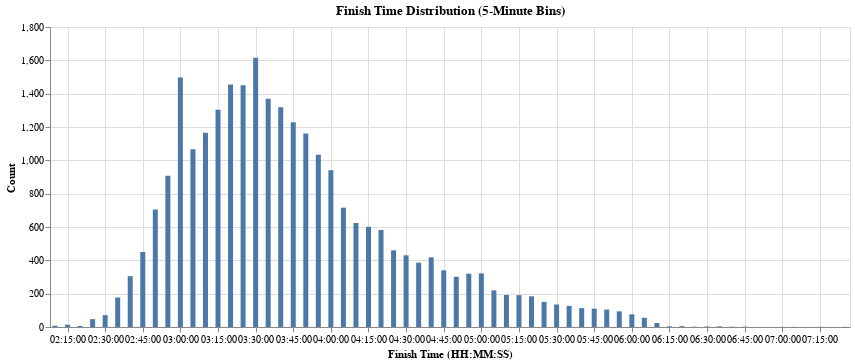

Source (notebook cell):
### Code cell
# Convert to datetime64[ns]
df["fake_finish"] = pd.to_datetime(df["finish_net_sec"], unit="s", origin="1970-01-01")

#  Group timestamps into 5-minute bins
df["binned_time"] = df["fake_finish"].dt.ceil("5min")  # Rounds down to nearest 5 min

#  Count occurrences per bin
grouped_df = df.groupby("binned_time").size().reset_index(name="count")

#  Create Altair bar chart (looks like a histogram)
alt_fig = alt.Chart(grouped_df).mark_bar().encode(
    x=alt.X("binned_time:T", title="Finish Time (HH:MM:SS)", axis=alt.Axis(format="%H:%M:%S")),  # X-axis is timestamp
    y=alt.Y("count:Q", title="Count"),
    tooltip=[
        alt.Tooltip("binned_time:T", title="Binned Time", format="%H:%M:%S"),
        alt.Tooltip("count:Q", title="Count")
    ]
).properties(
    title="Finish Time Distribution (5-Minute Bins)",
    width=800
).interactive()

alt_fig

### Figure 1 — Vega-Lite specification as saved in the notebook (floating-point values rounded to 4 significant figures)
{"config": {"view": {"continuousWidth": 300, "continuousHeight": 300}}, "data": {"name": "data-38804c2bf2281d5bbc22c39b47f7b6a7"}, "mark": {"type": "bar"}, "encoding": {"tooltip": [{"field": "binned_time", "format": "%H:%M:%S", "title": "Binned Time", "type": "temporal"}, {"field": "count", "title": "Count", "type": "quantitative"}], "x": {"axis": {"format": "%H:%M:%S"}, "field": "binned_time", "title": "Finish Time (HH:MM:SS)", "type": "temporal"}, "y": {"field": "count", "title": "Count", "type": "quantitative"}}, "params": [{"name": "param_6", "select": {"type": "interval", "encodings": ["x", "y"]}, "bind": "scales"}], "title": "Finish Time Distribution (5-Minute Bins)", "width": 800, "$schema": "https://vega.github.io/schema/vega-lite/v5.8.0.json", "datasets": {"data-38804c2bf2281d5bbc22c39b47f7b6a7": [{"binned_time": "1970-01-01T02:10:00", "count": 8}, {"binned_time": "1970-01-01T02:15:00", "count": 14}, {"binned_time": "1970-01-01T02:20:00", "count": 6}, {"binned_time": "1970-01-01T02:25:00", "count": 47}, {"binned_time": "1970-01-01T02:30:00", "count": 71}, {"binned_time": "1970-01-01T02:35:00", "count": 177}, {"binned_time": "1970-01-01T02:40:00", "count": 305}, {"binned_time": "1970-01-01T02:45:00", "count": 450}, {"binned_time": "1970-01-01T02:50:00", "count": 705}, {"binned_time": "1970-01-01T02:55:00", "count": 908}, {"binned_time": "1970-01-01T03:00:00", "count": 1497}, {"binned_time": "1970-01-01T03:05:00", "count": 1067}, {"binned_time": "1970-01-01T03:10:00", "count": 1166}, {"binned_time": "1970-01-01T03:15:00", "count": 1303}, {"binned_time": "1970-01-01T03:20:00", "count": 1455}, {"binned_time": "1970-01-01T03:25:00", "count": 1451}, {"binned_time": "1970-01-01T03:30:00", "count": 1615}, {"binned_time": "1970-01-01T03:35:00", "count": 1369}, {"binned_time": "1970-01-01T03:40:00", "count": 1319}, {"binned_time": "1970-01-01T03:45:00", "count": 1228}, {"binned_time": "1970-01-01T03:50:00", "count": 1161}, {"binned_time": "1970-01-01T03:55:00", "count": 1033}, {"binned_time": "1970-01-01T04:00:00", "count": 940}, {"binned_time": "1970-01-01T04:05:00", "count": 716}, {"binned_time": "1970-01-01T04:10:00", "count": 624}, {"binned_time": "1970-01-01T04:15:00", "count": 601}, {"binned_time": "1970-01-01T04:20:00", "count": 582}, {"binned_time": "1970-01-01T04:25:00", "count": 460}, {"binned_time": "1970-01-01T04:30:00", "count": 430}, {"binned_time": "1970-01-01T04:35:00", "count": 386}, {"binned_time": "1970-01-01T04:40:00", "count": 418}, {"binned_time": "1970-01-01T04:45:00", "count": 340}, {"binned_time": "1970-01-01T04:50:00", "count": 301}, {"binned_time": "1970-01-01T04:55:00", "count": 320}, {"binned_time": "1970-01-01T05:00:00", "count": 322}, {"binned_time": "1970-01-01T05:05:00", "count": 220}, {"binned_time": "1970-01-01T05:10:00", "count": 192}, {"binned_time": "1970-01-01T05:15:00", "count": 191}, {"binned_time": "1970-01-01T05:20:00", "count": 184}, {"binned_time": "1970-01-01T05:25:00", "count": 151}, {"binned_time": "1970-01-01T05:30:00", "count": 135}, {"binned_time": "1970-01-01T05:35:00", "count": 127}, {"binned_time": "1970-01-01T05:40:00", "count": 113}, {"binned_time": "1970-01-01T05:45:00", "count": 110}, {"binned_time": "1970-01-01T05:50:00", "count": 105}, {"binned_time": "1970-01-01T05:55:00", "count": 94}, {"binned_time": "1970-01-01T06:00:00", "count": 76}, {"binned_time": "1970-01-01T06:05:00", "count": 55}, {"binned_time": "1970-01-01T06:10:00", "count": 24}, {"binned_time": "1970-01-01T06:15:00", "count": 4}, {"binned_time": "1970-01-01T06:20:00", "count": 5}, {"binned_time": "1970-01-01T06:25:00", "count": 2}, {"binned_time": "1970-01-01T06:30:00", "count": 3}, {"binned_time": "1970-01-01T06:35:00", "count": 4}, {"binned_time": "1970-01-01T06:40:00", "count": 2}, {"binned_time": "1970-01-01T06:45:00", "count": 2}, {"binned_time": "1970-01-01T07:00:00", "count": 1}, {"binned_time": "1970-01-01T07:05:00", "count": 1}, {"binned_time": "1970-01-01T07:15:00", "count": 1}, {"binned_time": "1970-01-01T07:25:00", "count": 1}]}}
